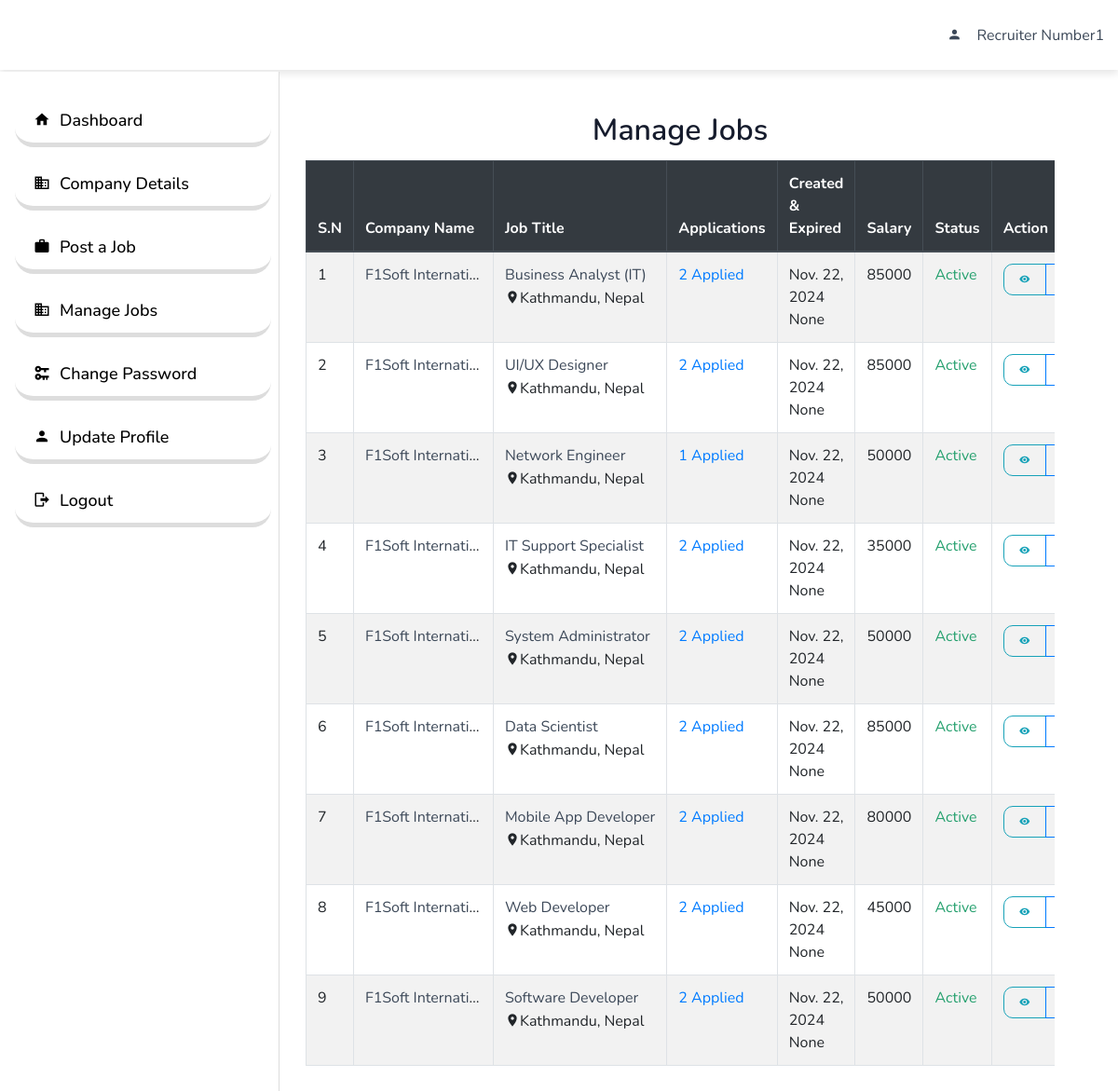
The app's page /job/joblist_percompany/ (signed in), older data.
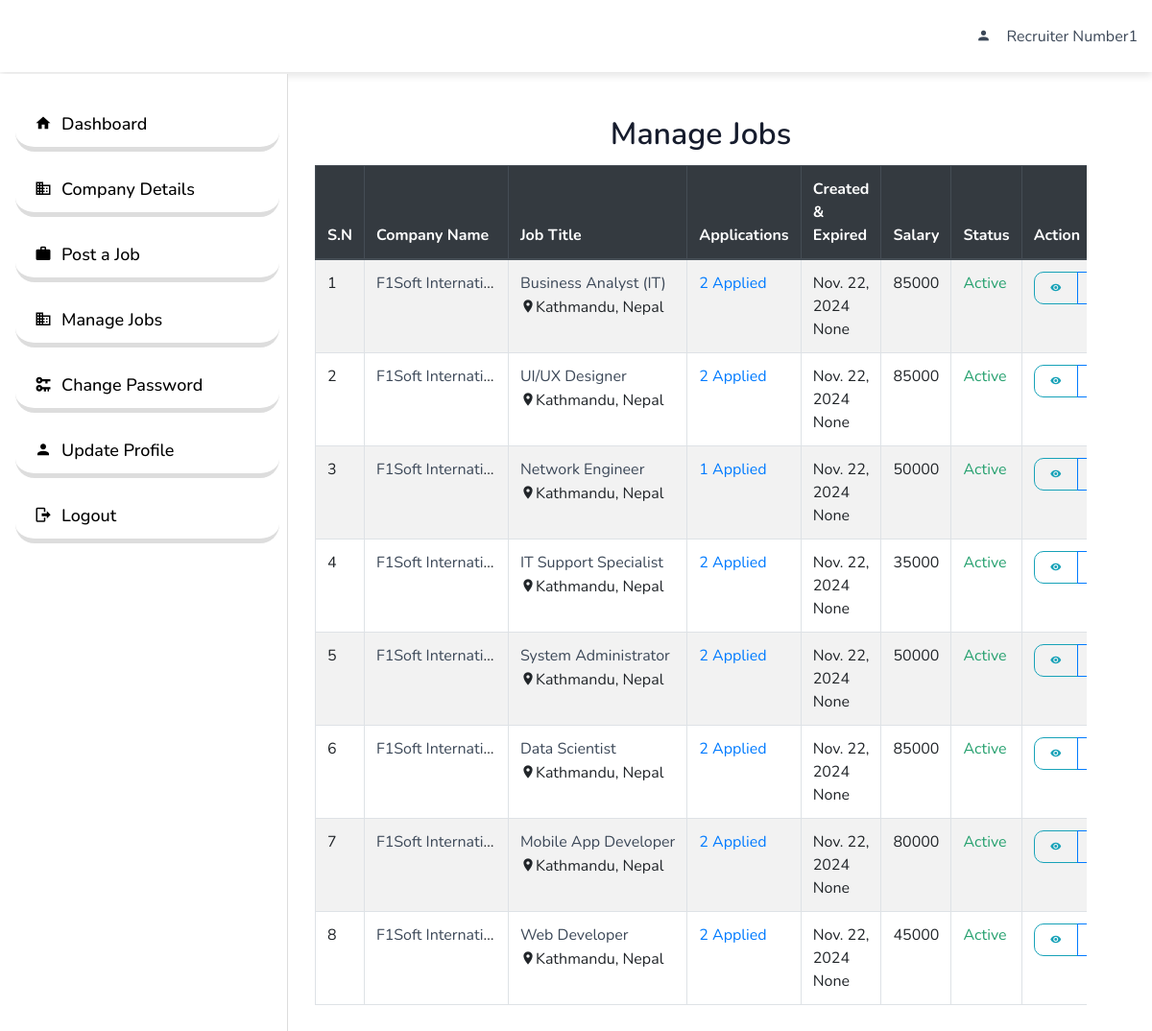
The same page, newer data.
### job/models.py (models this page shows, shortened)
class Job(models.Model):
    company = models.ForeignKey(Company, on_delete=models.CASCADE)  # Renamed for clarity
    title = models.CharField(max_length=200)
    post_date_time = models.DateTimeField(auto_now_add=True, editable=False)
    date_posted = models.DateField(auto_now_add=True)
    salary = models.PositiveIntegerField()
    pay_mode = models.CharField(max_length=20, choices=PAY_MODE)
    job_type = models.CharField(max_length=50, choices=JOB_TYPE)
    job_location = models.CharField(max_length=200, choices=JOB_LOCATION)
    job_category = models.CharField(max_length=200, choices=JOB_CATEGORY)
    expiry_date = models.DateTimeField(null=True, blank=True)
    job_description = models.TextField()
    status = models.CharField(max_length=50, choices=STATUS, default='Pending')

### company/models.py (models this page shows)
class Company(models.Model):
    user = models.OneToOneField(User, on_delete=models.CASCADE)
    name = models.CharField(max_length=200)
    address = models.CharField(max_length=50, null= True)
    email = models.EmailField(max_length=50)
    phone_number = models.CharField(max_length=13)
    website = models.URLField()
    founded_in = models.PositiveIntegerField()
    primary_industry = models.CharField(max_length=100, choices=PRIMARY_INDUSTRY)
    province = models.CharField(max_length=20, choices=PROVINCE_CHOICES)
    company_size = models.CharField(max_length=20,choices=COMPANY_SIZES)
    country = models.CharField(max_length=20, choices=COUNTRY_CHOICES)
    linkedin = models.URLField()
    instagram = models.URLField()
    facebook = models.URLField()
    about_company = models.TextField()
    def __str__(self):
        return f"{self.name}"

### job/views.py (the view)
# urls.py: path('joblist_percompany/', views.joblist_percompany, name='joblist_percompany'),
def joblist_percompany(request):
  company = Company.objects.get(pk = request.user.company.pk)
  jobs = company.job_set.all().order_by('-id')
  context = {'jobs': jobs}
  return render(request, 'job/joblist_percompany.html', context)

### templates/job/joblist_percompany.html (shortened to what this page needs)
{% extends "base.html" %}
{% block content %}
<div class="container-fluid p-5">
  <h2 class="text-center mt-0">Manage Jobs</h2>
  <div class="table-responsive">
    <table class="table table-bordered table-hover table-striped">
      <thead class="thead-dark">
        <tr>
          <th scope="col">S.N</th>
          <th scope="col">Company Name</th>
          <th scope="col">Job Title</th>
          <th scope="col">Applications</th>
          <th scope="col">Created & Expired</th>
          <th scope="col">Salary</th>
          <th scope="col">Status</th>
          <th scope="col">Action</th>
        </tr>
      </thead>
      <tbody>
        {% for job in jobs %}
        <tr>
          <td>{{ forloop.counter }}</td>
          <td class="text-truncate" style="max-width: 150px;">
            <a href="{% url 'company:company_detail' job.company.pk %}" class="text-dark">{{ job.company }}</a></td>
          <td class="text-truncate" style="max-width: 200px;">
            <a href="{% url 'job:job_details' job.pk %}" class="text-dark">
            {{ job.title }} </a><br> <i class="mdi mdi-map-marker"></i>{{ job.company.address }}
          </td>
          <td> <a href="{% url 'job:jobapplicants_perjob' job.pk %}"> {{ job.jobapplication_set.all.count }} Applied </a></td>
          <td>
            {{ job.date_posted }}<br>
            <span>{{ job.expiry_date }}</span>
          </td>
          <td>{{ job.salary }}</td>
          <td class="status">
            {% if job.status == 'Pending' %}
              <span class="text-warning">Pending</span>
            {% elif job.status == 'Active' %}
              <span class="text-success">Active</span>
            {% else %}
              <span class="text-danger">Expired</span>
            {% endif %}
          </td>
          <td>
            <div class="btn-group" role="group">
              <a href="{% url 'job:job_details' job.pk %}" class="btn btn-sm btn-outline-info" role="button" title="View">
                <i class="mdi mdi-eye"></i>
              </a>
              <a href="{% url 'job:update_job' job.pk %}" class="btn btn-sm btn-outline-primary" role="button" title="Edit">
              </a>
            </div>
          </td>
        </tr>
        {% empty %}
        <tr>
          <td colspan="8" class="text-center">No jobs available</td>
        </tr>
        {% endfor %}
      </tbody>
    </table>
  </div>
</div>
{% endblock content %}

Row changes from the older to the newer data that the page shows:
removed Job: company "F1Soft Internati…", title "Software Developer", company.address "Kathmandu, Nepal", jobapplication_set.all.count "2", date_posted "Nov. 22, 2024", expiry_date "None", salary "50000", status "Active"
